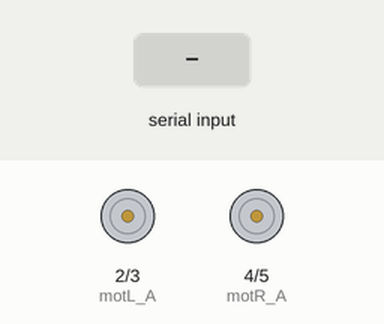
Bench run of a sketch on a simulated Arduino Uno, built with avr-gcc and run on an emulated ATmega328P. On the bench: motor-driver pin pairs drawn as motors (green arrow = first pin HIGH = forward, orange = second pin HIGH = backward, longer = more drive). Inputs (shaded band) come from the test bench.

Above: at 1.2 s.
1.3 s: "F" received over Serial
At 2.2 s:
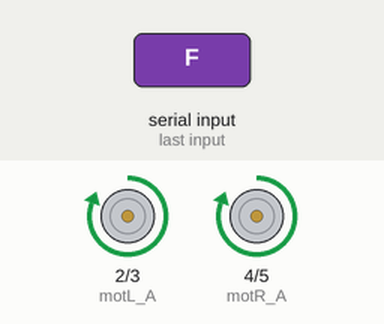
2.8 s: "B" received over Serial
At 3.3 s:
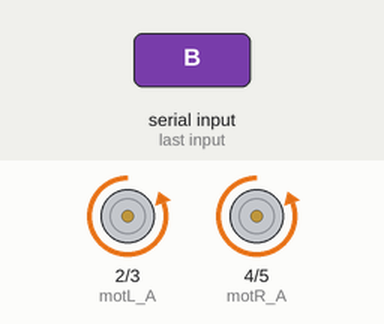
4.3 s: "L" received over Serial
At 5.7 s:
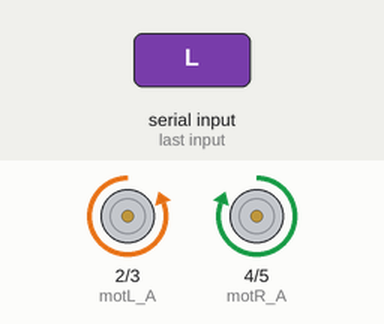
Timing chart, 0 to 10.8 s (numbered marks = the images above; inputs shaded):
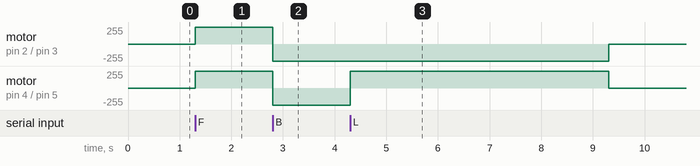

The sketch:

day12_voice_robot.ino
```cpp
int motL_A = 2;
int motL_B = 3;
int motR_A = 4;
int motR_B = 5;

void setup()
{
  Serial.begin(9600);
  pinMode(motL_A,OUTPUT);
  pinMode(motL_B,OUTPUT);
  pinMode(motR_A,OUTPUT);
  pinMode(motR_B,OUTPUT);

  digitalWrite(motL_A,LOW);
  digitalWrite(motL_B,LOW);
  digitalWrite(motR_A,LOW);
  digitalWrite(motR_B,LOW);
}

void loop()
{
  while(!Serial.available());
  byte value = Serial.read();
  switch(value)
  {
    case 'F':
      forward();
      break;
    case 'B':
      backward();
      break;
    case 'L':
      left();
      delay(5000);
      stopp();
      break;
    case 'R':
      right();
      delay(5000);
      stopp();
      break;
    case 'S':
      stopp();
      break;
  }
}

void forward()
{
  digitalWrite(motL_A,HIGH);
  digitalWrite(motL_B,LOW);
  digitalWrite(motR_A,HIGH);
  digitalWrite(motR_B,LOW);
}

void backward()
{
  digitalWrite(motL_A,LOW);
  digitalWrite(motL_B,HIGH);
  digitalWrite(motR_A,LOW);
  digitalWrite(motR_B,HIGH);
}

void left()
{
  digitalWrite(motL_A,LOW);
  digitalWrite(motL_B,HIGH);
  digitalWrite(motR_A,HIGH);
  digitalWrite(motR_B,LOW);
}

void right()
{
  digitalWrite(motL_A,HIGH);
  digitalWrite(motL_B,LOW);
  digitalWrite(motR_A,LOW);
  digitalWrite(motR_B,HIGH);
}

void stopp()
{
  digitalWrite(motL_A,LOW);
  digitalWrite(motL_B,LOW);
  digitalWrite(motR_A,LOW);
  digitalWrite(motR_B,LOW);
}
```

Measured:
- after the input at 1.3 s, motor on pin 2 (motL_A) / pin 3 (motL_B), motor on pin 4 (motR_A) / pin 5 (motR_B): stopped → forward 255/255 at once
- after the input at 2.8 s, motor on pin 2 (motL_A) / pin 3 (motL_B), motor on pin 4 (motR_A) / pin 5 (motR_B): forward 255/255 → backward 255/255 at once
- after the input at 4.3 s, motor on pin 2 (motL_A) / pin 3 (motL_B): backward 255/255 → stopped after 5.0 s; motor on pin 4 (motR_A) / pin 5 (motR_B): backward 255/255 → forward 255/255 at once, → stopped 5.0 s later
